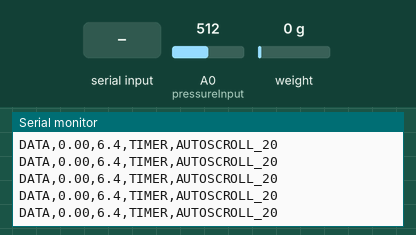
Recording of a sketch running on a simulated Arduino Uno, built with avr-gcc and run on an emulated ATmega328P. Shown: the last lines printed to the serial monitor. The inputs (shaded band) are chosen by the test bench; at power-on: weight on the scale 0 g, A0 (pressureInput) = 512.

Above: at 3.7 s.
3.8 s: "t" received over Serial
At 3.81 s:
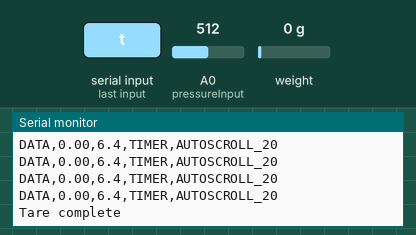
5.3 s: weight on the scale set to 100 g
At 5.31 s:
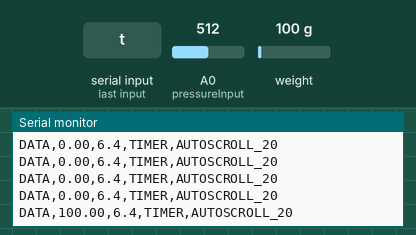
6.8 s: A0 (pressureInput) set to 716
At 6.81 s:
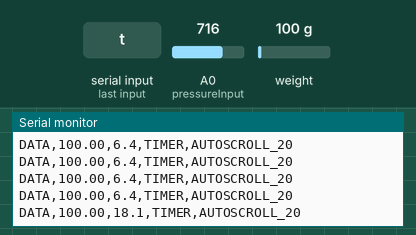
8.3 s: weight on the scale set to 1250 g
At 8.31 s:
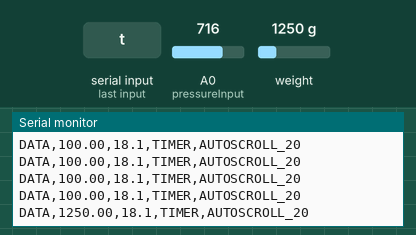
9.8 s: A0 (pressureInput) set to 900
At 9.81 s:
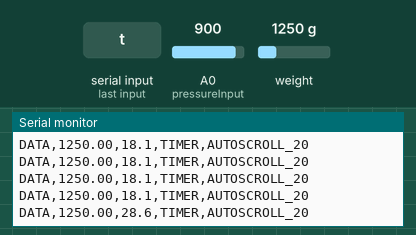
Timing chart, 0 to 12.3 s (numbered marks = the images above; inputs shaded):
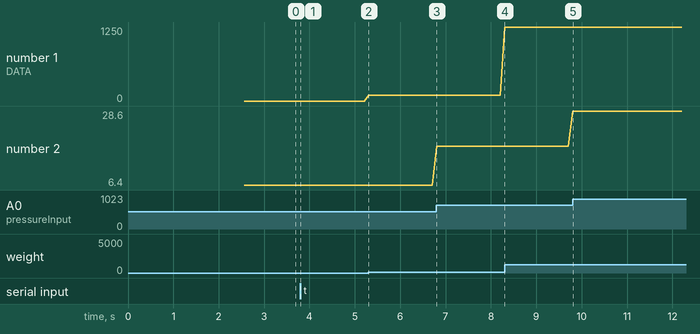

The sketch:

loadcell_and_pressure_measurement.ino
```cpp
#include "Wire.h"
#include <SPI.h>
#include <SD.h>
#include <HX711_ADC.h>
#include <EEPROM.h>

const int HX711_dout = 6;
const int HX711_sck = 7;
const int pressureInput = A0;
float pressureValue = 0;
const int calVal_eepromAdress = 0;
unsigned long t = 0;
const int chipSelect = 4;

HX711_ADC LoadCell(HX711_dout, HX711_sck);

void setup()


{
  Serial.begin(9600);
  delay(100);
  Serial.println();
  Serial.println("Starting...");

  LoadCell.begin();
  float calibrationValue;


  calibrationValue = -165;


  unsigned long stabilizingtime = 2000;
  boolean _tare = true;

  LoadCell.start(stabilizingtime, _tare);
  if (LoadCell.getTareTimeoutFlag()) {
    Serial.println("Timeout, check MCU>HX711 wiring and pin designations");
    while (1);
  }
  else {
    LoadCell.setCalFactor(calibrationValue); // set calibration value (float)
    Serial.println("Startup is complete");
  }

{
    Serial.println("CLEARSHEET");
    Serial.println("LABEL,Thrust,Pressure,Timer");
}

}
void loop()


{


  static boolean newDataReady = 0;
  const int serialPrintInterval = 0;

  if (LoadCell.update()) newDataReady = true;
  if (newDataReady) {
    if (millis() > t + serialPrintInterval)
    {
      float i = LoadCell.getData();

     pressureValue = analogRead(pressureInput);
     pressureValue = (pressureValue-400)/17.5;

         Serial.print("DATA");
         Serial.print(",");
          Serial.print(LoadCell.getData());
       Serial.print(",");

       Serial.print(pressureValue, 1);
       Serial.print(",");
       Serial.print("TIMER");
       Serial.print(",");
       Serial.println("AUTOSCROLL_20");

      newDataReady = 0;
      t = millis();

    }
  }

if (Serial.available() > 0) {
    char inByte = Serial.read();
    if (inByte == 't') LoadCell.tareNoDelay();
  }

  // check if last tare operation is complete:
  if (LoadCell.getTareStatus() == true) {
    Serial.println("Tare complete");
  }

}
```

Measured:
- after the input at 3.8 s, the serial monitor: prints a new line at once (image 1)
- after the input at 5.3 s, the serial monitor: prints a new line at once (image 2)
- after the input at 6.8 s, the serial monitor: prints a new line at once (image 3)
- after the input at 8.3 s, the serial monitor: prints a new line at once (image 4)
- after the input at 9.8 s, the serial monitor: prints a new line at once (image 5)
- plotted number 1: 0 → 100 after the input at 5.3 s, 100 → 1250 after the input at 8.3 s
- plotted number 2: 6.4 → 18.1 after the input at 6.8 s, 18.1 → 28.6 after the input at 9.8 s
